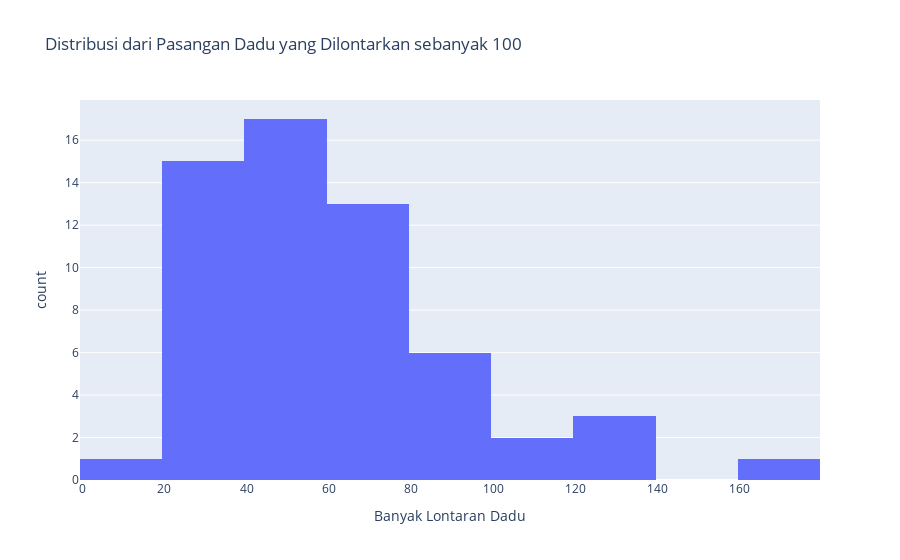

Here is the notebook cell this chart was saved with:
### Code cell
random_dice(100)

### Figure 1 — Plotly figure (JSON) as saved in the notebook; plotly's stock layout.template omitted (floating-point values rounded to 4 significant figures)
{"data": [{"alignmentgroup": "True", "bingroup": "x", "hovertemplate": "Banyak Lontaran Dadu=%{x}<br>count=%{y}<extra></extra>", "legendgroup": "", "marker": {"color": "#636efa"}, "name": "", "offsetgroup": "", "orientation": "v", "showlegend": false, "type": "histogram", "x": ["18.0", "20.0", "21.0", "24.0", "25.0", "26.0", "29.0", "30.0", "31.0", "33.0", "34.0", "35.0", "36.0", "37.0", "38.0", "39.0", "40.0", "41.0", "43.0", "44.0", "45.0", "46.0", "48.0", "49.0", "50.0", "51.0", "52.0", "53.0", "55.0", "56.0", "57.0", "58.0", "59.0", "60.0", "62.0", "63.0", "64.0", "65.0", "68.0", "69.0", "70.0", "73.0", "75.0", "76.0", "78.0", "79.0", "80.0", "81.0", "82.0", "85.0", "86.0", "88.0", "102.0", "110.0", "121.0", "131.0", "137.0", "160.0"], "xaxis": "x", "yaxis": "y"}], "layout": {"barmode": "relative", "legend": {"tracegroupgap": 0}, "title": {"text": "Distribusi dari Pasangan Dadu yang Dilontarkan sebanyak 100"}, "xaxis": {"anchor": "y", "domain": [0, 1], "title": {"text": "Banyak Lontaran Dadu"}}, "yaxis": {"anchor": "x", "domain": [0, 1], "title": {"text": "count"}}}}
